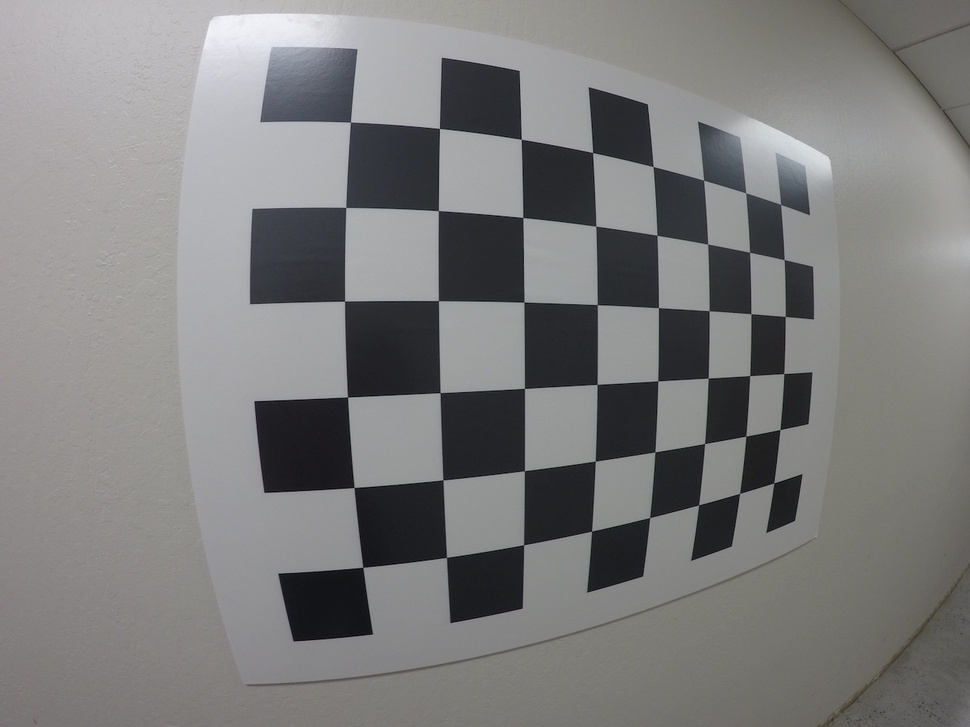
#> input picture practice_functions/calibration_wide/GOPR0032.jpg, 970 x 727 px, shrunk from 1280 x 960 before the run; its folder holds only this picture in this run
$ jupyter execute --allow-errors camera_calibration.ipynb   (shell and % lines are left out)
#> lines starting #> are read from the running program, lines starting #| are printed output that depends on the picture; after the words box and inside, x2 and y2 are one past the last pixel; in counts of white or black regions, pixels touching at a corner belong together
Camera Calibration Pipeline
===

### Run the code in the cell below to extract object points and image points from chessboard test images

[cell 1]
import numpy as np
import cv2
import glob
import matplotlib.pyplot as plt

# prepare object points, like (0,0,0), (1,0,0), (2,0,0) ....,(6,5,0)
objp = np.zeros((6*8,3), np.float32)
objp[:,:2] = np.mgrid[0:8, 0:6].T.reshape(-1,2)

# Arrays to store object points and image points from all the images.
objpoints = [] # 3d points in real world space
imgpoints = [] # 2d points in image plane.

# Make a list of calibration images
images = glob.glob('/Users/brandoncanniff/Code2020/Self-Driving-Cars/Camera Calibration/CarND-Camera-Calibration/calibration_wide/GO*.jpg')

# Step through the list and search for chessboard corners
for idx, fname in enumerate(images):
    img = cv2.imread(fname)
#> img is the input picture: shape (727, 970, 3); mean B, G, R 124.7, 124.9, 125.1
    gray = cv2.cvtColor(img, cv2.COLOR_BGR2GRAY)

    # Find the chessboard corners
    ret, corners = cv2.findChessboardCorners(gray, (8,6), None)
#> ret = True; corners = 48 rows, first 8: [350.4, 122], [439.4, 128.4], [521.3, 139.2], [592.7, 152.7], [653.1, 166.5], [703.6, 180.2], [745.7, 192.7], [780.6, 204.5]

    # If found, add object points, image points
    if ret == True:
        objpoints.append(objp)
        imgpoints.append(corners)

        # Draw and display the corners
        cv2.drawChessboardCorners(img, (8,6), corners, ret)
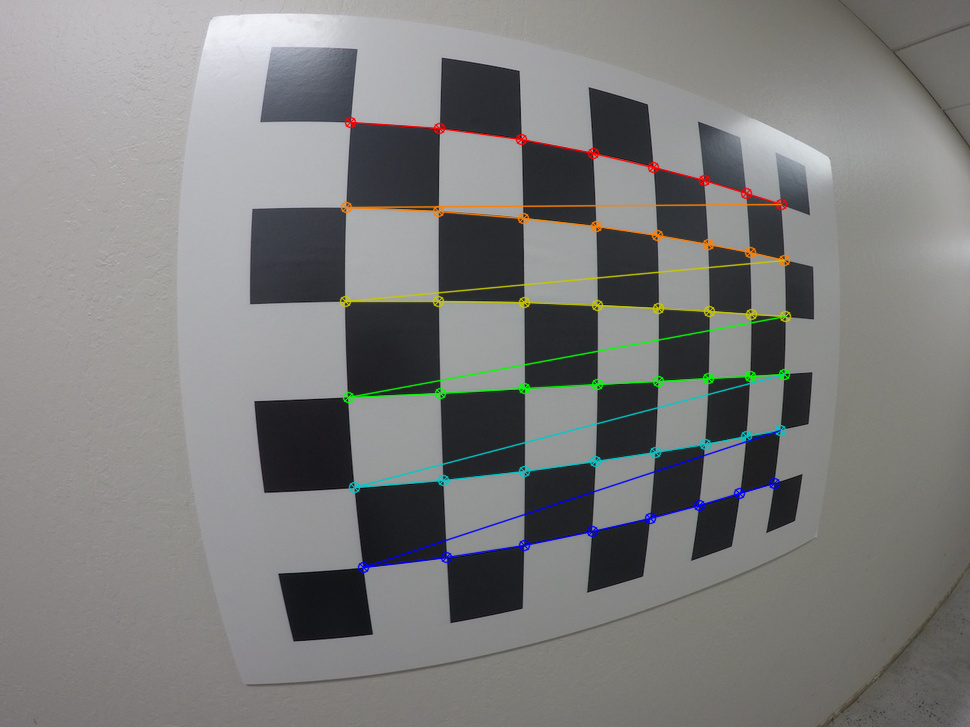
#> img: shape (727, 970, 3); 2.55% of pixels changed, all inside (x1, y1, x2, y2) = (339, 116, 792, 574)
        #write_name = 'corners_found'+str(idx)+'.jpg'
        #cv2.imwrite(write_name, img)
        cv2.imshow('img', img)
        cv2.waitKey(500)

cv2.destroyAllWindows()

[cell 2]
print(objpoints)

### This block is for testing only, skip to next

[cell 3]
import glob
import matplotlib.pyplot as plt
import cv2
images = glob.glob('/Users/brandoncanniff/Code2020/Self-Driving-Cars/Camera Calibration/CarND-Camera-Calibration/calibration_wide/GO*.jpg')
#> (the rest of this cell did not finish here and is left out)

[cell 4]
print(objpoints)

### If the first cell ran sucessfully, you should now have objpoints and imgpoints needed for camera calibration.  Run the cell below to calibrate, calculate distortion coefficients, and test undistortion on an image!

[cell 5]
import pickle
import cv2

# Test undistortion on an image
img = cv2.imread('/Users/brandoncanniff/Code2020/Self-Driving-Cars/Camera Calibration/CarND-Camera-Calibration/bridge_shadow.jpg')
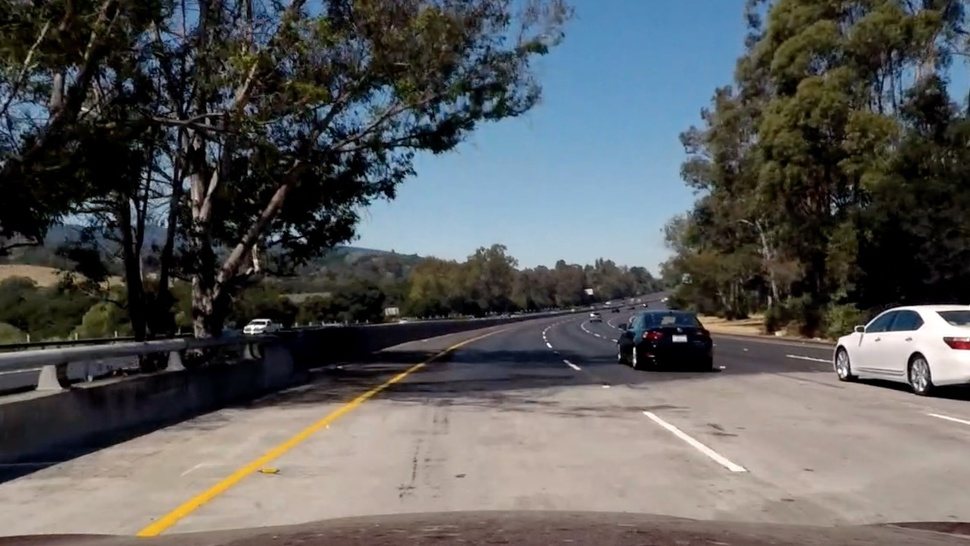
#> input picture bridge_shadow.jpg, 970 x 546 px, shrunk from 1280 x 720 before the run, found by its file name
#> img is the input picture: shape (546, 970, 3); mean B, G, R 90.8, 90.7, 89.8
print(img.shape)
#| (546, 970, 3)
gray = cv2.cvtColor(img, cv2.COLOR_BGR2GRAY)
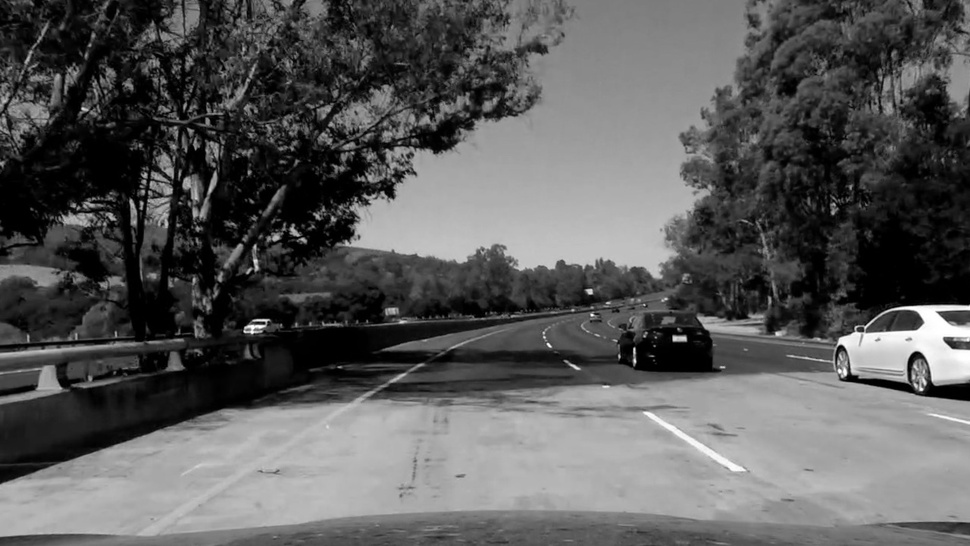
#> gray: shape (546, 970); min 0, max 255, mean 90.4
img_size = (gray.shape[1], gray.shape[0])
#> img_size = (970, 546)
# Do camera calibration given object points and image points
ret, mtx, dist, rvecs, tvecs = cv2.calibrateCamera(objpoints, imgpoints, img_size,None,None) #<------
#> ret = 0.256; mtx = [[382.6, 0, 484.1], [0, 383.8, 375.4], [0, 0, 1]]; dist = [[-0.222, 0.0884, -0.000207, 0.0058, -0.0261]]; rvecs = ([0.0812, -0.295, -0.0252],); tvecs = ([-1.48, -2.76, 3.64],)

dst = cv2.undistort(img, mtx, dist, None, mtx)
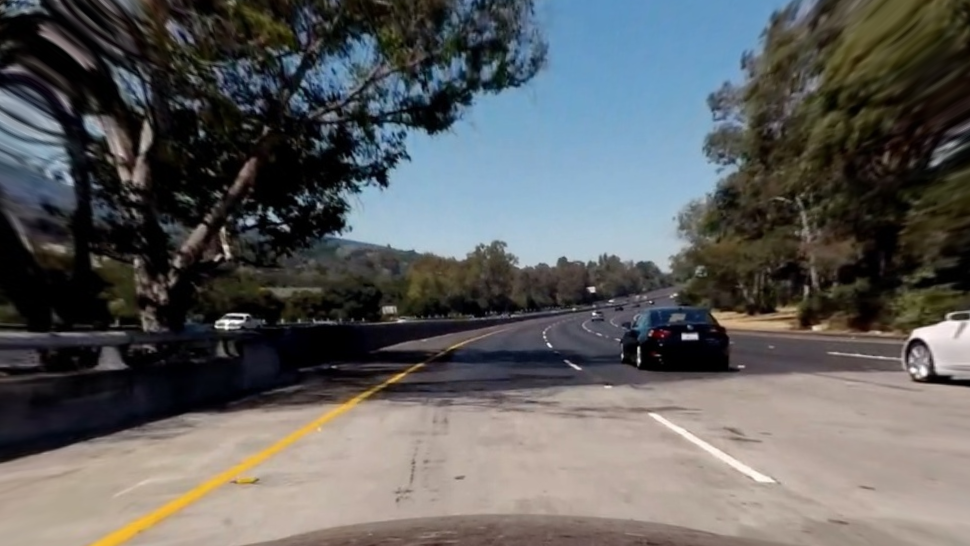
#> dst: shape (546, 970, 3); mean B, G, R 93.7, 94, 93.5
cv2.imwrite('/Users/brandoncanniff/Code2020/Self-Driving-Cars/Camera Calibration/CarND-Camera-Calibration/test_undist_road1.jpg',dst)

# Save the camera calibration result for later use
dist_pickle = {}
dist_pickle["mtx"] = mtx
dist_pickle["dist"] = dist
pickle.dump( dist_pickle, open( "/Users/brandoncanniff/Code2020/Self-Driving-Cars/Camera Calibration/CarND-Camera-Calibration/calibration_wide/wide_dist_pickle.p", "wb" ) )
dst = cv2.cvtColor(dst, cv2.COLOR_BGR2RGB)
# Visualize undistortion
f, (ax1, ax2) = plt.subplots(1, 2, figsize=(20,10))
ax1.imshow(img)
ax1.set_title('Original Image', fontsize=30)
ax2.imshow(dst)
ax2.set_title('Undistorted Image', fontsize=30)
#> figure, not shown here; B, G, R data is drawn as R, G, B
